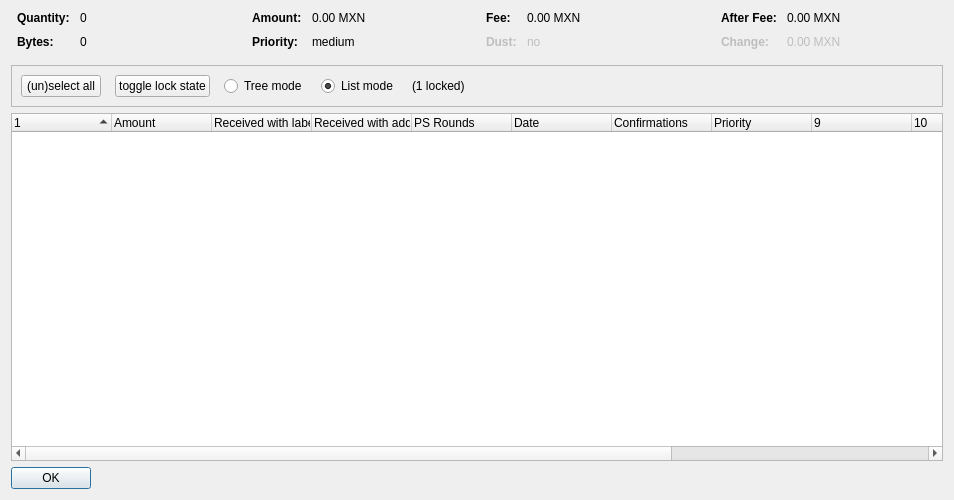
<?xml version="1.0" encoding="UTF-8"?>
<ui version="4.0">
 <class>CoinControlDialog</class>
 <widget class="QDialog" name="CoinControlDialog">
  <property name="geometry">
   <rect>
    <x>0</x>
    <y>0</y>
    <width>954</width>
    <height>500</height>
   </rect>
  </property>
  <property name="windowTitle">
   <string>Coin Selection</string>
  </property>
  <layout class="QVBoxLayout" name="verticalLayout">
   <item>
    <layout class="QHBoxLayout" name="horizontalLayoutTop" stretch="0,0,0,0">
     <property name="topMargin">
      <number>0</number>
     </property>
     <property name="bottomMargin">
      <number>10</number>
     </property>
     <item>
      <layout class="QFormLayout" name="formLayoutCoinControl1">
       <property name="horizontalSpacing">
        <number>10</number>
       </property>
       <property name="verticalSpacing">
        <number>10</number>
       </property>
       <property name="leftMargin">
        <number>6</number>
       </property>
       <property name="rightMargin">
        <number>6</number>
       </property>
       <item row="0" column="0">
        <widget class="QLabel" name="labelCoinControlQuantityText">
         <property name="font">
          <font>
           <weight>75</weight>
           <bold>true</bold>
          </font>
         </property>
         <property name="text">
          <string>Quantity:</string>
         </property>
        </widget>
       </item>
       <item row="0" column="1">
        <widget class="QLabel" name="labelCoinControlQuantity">
         <property name="cursor">
          <cursorShape>IBeamCursor</cursorShape>
         </property>
         <property name="contextMenuPolicy">
          <enum>Qt::ActionsContextMenu</enum>
         </property>
         <property name="text">
          <string notr="true">0</string>
         </property>
         <property name="textInteractionFlags">
          <set>Qt::LinksAccessibleByMouse|Qt::TextSelectableByKeyboard|Qt::TextSelectableByMouse</set>
         </property>
        </widget>
       </item>
       <item row="1" column="0">
        <widget class="QLabel" name="labelCoinControlBytesText">
         <property name="font">
          <font>
           <weight>75</weight>
           <bold>true</bold>
          </font>
         </property>
         <property name="text">
          <string>Bytes:</string>
         </property>
        </widget>
       </item>
       <item row="1" column="1">
        <widget class="QLabel" name="labelCoinControlBytes">
         <property name="cursor">
          <cursorShape>IBeamCursor</cursorShape>
         </property>
         <property name="contextMenuPolicy">
          <enum>Qt::ActionsContextMenu</enum>
         </property>
         <property name="text">
          <string notr="true">0</string>
         </property>
         <property name="textInteractionFlags">
          <set>Qt::LinksAccessibleByMouse|Qt::TextSelectableByKeyboard|Qt::TextSelectableByMouse</set>
         </property>
        </widget>
       </item>
      </layout>
     </item>
     <item>
      <layout class="QFormLayout" name="formLayoutCoinControl2">
       <property name="horizontalSpacing">
        <number>10</number>
       </property>
       <property name="verticalSpacing">
        <number>10</number>
       </property>
       <property name="leftMargin">
        <number>6</number>
       </property>
       <property name="rightMargin">
        <number>6</number>
       </property>
       <item row="0" column="0">
        <widget class="QLabel" name="labelCoinControlAmountText">
         <property name="font">
          <font>
           <weight>75</weight>
           <bold>true</bold>
          </font>
         </property>
         <property name="text">
          <string>Amount:</string>
         </property>
        </widget>
       </item>
       <item row="0" column="1">
        <widget class="QLabel" name="labelCoinControlAmount">
         <property name="cursor">
          <cursorShape>IBeamCursor</cursorShape>
         </property>
         <property name="contextMenuPolicy">
          <enum>Qt::ActionsContextMenu</enum>
         </property>
         <property name="text">
          <string notr="true">0.00 MXN</string>
         </property>
         <property name="textInteractionFlags">
          <set>Qt::LinksAccessibleByMouse|Qt::TextSelectableByKeyboard|Qt::TextSelectableByMouse</set>
         </property>
        </widget>
       </item>
       <item row="1" column="0">
        <widget class="QLabel" name="labelCoinControlPriorityText">
         <property name="font">
          <font>
           <weight>75</weight>
           <bold>true</bold>
          </font>
         </property>
         <property name="text">
          <string>Priority:</string>
         </property>
        </widget>
       </item>
       <item row="1" column="1">
        <widget class="QLabel" name="labelCoinControlPriority">
         <property name="cursor">
          <cursorShape>IBeamCursor</cursorShape>
         </property>
         <property name="contextMenuPolicy">
          <enum>Qt::ActionsContextMenu</enum>
         </property>
         <property name="text">
          <string>medium</string>
         </property>
         <property name="textInteractionFlags">
          <set>Qt::LinksAccessibleByMouse|Qt::TextSelectableByKeyboard|Qt::TextSelectableByMouse</set>
         </property>
        </widget>
       </item>
      </layout>
     </item>
     <item>
      <layout class="QFormLayout" name="formLayoutCoinControl3">
       <property name="horizontalSpacing">
        <number>10</number>
       </property>
       <property name="verticalSpacing">
        <number>10</number>
       </property>
       <property name="leftMargin">
        <number>6</number>
       </property>
       <property name="rightMargin">
        <number>6</number>
       </property>
       <item row="0" column="0">
        <widget class="QLabel" name="labelCoinControlFeeText">
         <property name="font">
          <font>
           <weight>75</weight>
           <bold>true</bold>
          </font>
         </property>
         <property name="text">
          <string>Fee:</string>
         </property>
        </widget>
       </item>
       <item row="0" column="1">
        <widget class="QLabel" name="labelCoinControlFee">
         <property name="cursor">
          <cursorShape>IBeamCursor</cursorShape>
         </property>
         <property name="contextMenuPolicy">
          <enum>Qt::ActionsContextMenu</enum>
         </property>
         <property name="text">
          <string notr="true">0.00 MXN</string>
         </property>
         <property name="textInteractionFlags">
          <set>Qt::LinksAccessibleByMouse|Qt::TextSelectableByKeyboard|Qt::TextSelectableByMouse</set>
         </property>
        </widget>
       </item>
       <item row="1" column="0">
        <widget class="QLabel" name="labelCoinControlLowOutputText">
         <property name="enabled">
          <bool>false</bool>
         </property>
         <property name="font">
          <font>
           <weight>75</weight>
           <bold>true</bold>
          </font>
         </property>
         <property name="text">
          <string>Dust:</string>
         </property>
        </widget>
       </item>
       <item row="1" column="1">
        <widget class="QLabel" name="labelCoinControlLowOutput">
         <property name="enabled">
          <bool>false</bool>
         </property>
         <property name="cursor">
          <cursorShape>IBeamCursor</cursorShape>
         </property>
         <property name="contextMenuPolicy">
          <enum>Qt::ActionsContextMenu</enum>
         </property>
         <property name="text">
          <string>no</string>
         </property>
         <property name="textInteractionFlags">
          <set>Qt::LinksAccessibleByMouse|Qt::TextSelectableByKeyboard|Qt::TextSelectableByMouse</set>
         </property>
        </widget>
       </item>
      </layout>
     </item>
     <item>
      <layout class="QFormLayout" name="formLayoutCoinControl4">
       <property name="horizontalSpacing">
        <number>10</number>
       </property>
       <property name="verticalSpacing">
        <number>10</number>
       </property>
       <property name="leftMargin">
        <number>6</number>
       </property>
       <property name="rightMargin">
        <number>6</number>
       </property>
       <item row="0" column="0">
        <widget class="QLabel" name="labelCoinControlAfterFeeText">
         <property name="font">
          <font>
           <weight>75</weight>
           <bold>true</bold>
          </font>
         </property>
         <property name="text">
          <string>After Fee:</string>
         </property>
        </widget>
       </item>
       <item row="0" column="1">
        <widget class="QLabel" name="labelCoinControlAfterFee">
         <property name="cursor">
          <cursorShape>IBeamCursor</cursorShape>
         </property>
         <property name="contextMenuPolicy">
          <enum>Qt::ActionsContextMenu</enum>
         </property>
         <property name="text">
          <string notr="true">0.00 MXN</string>
         </property>
         <property name="textInteractionFlags">
          <set>Qt::LinksAccessibleByMouse|Qt::TextSelectableByKeyboard|Qt::TextSelectableByMouse</set>
         </property>
        </widget>
       </item>
       <item row="1" column="0">
        <widget class="QLabel" name="labelCoinControlChangeText">
         <property name="enabled">
          <bool>false</bool>
         </property>
         <property name="font">
          <font>
           <weight>75</weight>
           <bold>true</bold>
          </font>
         </property>
         <property name="text">
          <string>Change:</string>
         </property>
        </widget>
       </item>
       <item row="1" column="1">
        <widget class="QLabel" name="labelCoinControlChange">
         <property name="enabled">
          <bool>false</bool>
         </property>
         <property name="cursor">
          <cursorShape>IBeamCursor</cursorShape>
         </property>
         <property name="contextMenuPolicy">
          <enum>Qt::ActionsContextMenu</enum>
         </property>
         <property name="text">
          <string notr="true">0.00 MXN</string>
         </property>
         <property name="textInteractionFlags">
          <set>Qt::LinksAccessibleByMouse|Qt::TextSelectableByKeyboard|Qt::TextSelectableByMouse</set>
         </property>
        </widget>
       </item>
      </layout>
     </item>
    </layout>
   </item>
   <item>
    <widget class="QFrame" name="frame">
     <property name="minimumSize">
      <size>
       <width>0</width>
       <height>40</height>
      </size>
     </property>
     <property name="frameShape">
      <enum>QFrame::StyledPanel</enum>
     </property>
     <property name="frameShadow">
      <enum>QFrame::Sunken</enum>
     </property>
     <layout class="QHBoxLayout" name="horizontalLayout">
      <item>
       <layout class="QHBoxLayout" name="horizontalLayoutPanel" stretch="0,0,0,0,0,0">
        <property name="spacing">
         <number>14</number>
        </property>
        <item>
         <widget class="QPushButton" name="pushButtonSelectAll">
          <property name="sizePolicy">
           <sizepolicy hsizetype="Maximum" vsizetype="Fixed">
            <horstretch>0</horstretch>
            <verstretch>0</verstretch>
           </sizepolicy>
          </property>
          <property name="text">
           <string>(un)select all</string>
          </property>
          <property name="autoDefault">
           <bool>false</bool>
          </property>
         </widget>
        </item>
        <item>
         <widget class="QPushButton" name="pushButtonToggleLock">
          <property name="sizePolicy">
           <sizepolicy hsizetype="Maximum" vsizetype="Fixed">
            <horstretch>0</horstretch>
            <verstretch>0</verstretch>
           </sizepolicy>
          </property>
          <property name="text">
           <string>toggle lock state</string>
          </property>
          <property name="autoDefault">
           <bool>false</bool>
          </property>
         </widget>
        </item>
        <item>
         <widget class="QRadioButton" name="radioTreeMode">
          <property name="sizePolicy">
           <sizepolicy hsizetype="Maximum" vsizetype="Fixed">
            <horstretch>0</horstretch>
            <verstretch>0</verstretch>
           </sizepolicy>
          </property>
          <property name="text">
           <string>Tree mode</string>
          </property>
         </widget>
        </item>
        <item>
         <widget class="QRadioButton" name="radioListMode">
          <property name="sizePolicy">
           <sizepolicy hsizetype="Maximum" vsizetype="Fixed">
            <horstretch>0</horstretch>
            <verstretch>0</verstretch>
           </sizepolicy>
          </property>
          <property name="text">
           <string>List mode</string>
          </property>
          <property name="checked">
           <bool>true</bool>
          </property>
         </widget>
        </item>
        <item>
         <widget class="QLabel" name="labelLocked">
          <property name="text">
           <string>(1 locked)</string>
          </property>
         </widget>
        </item>
        <item>
         <spacer name="horizontalSpacer">
          <property name="orientation">
           <enum>Qt::Horizontal</enum>
          </property>
          <property name="sizeHint" stdset="0">
           <size>
            <width>40</width>
            <height>20</height>
           </size>
          </property>
         </spacer>
        </item>
       </layout>
      </item>
     </layout>
    </widget>
   </item>
   <item>
    <widget class="CoinControlTreeWidget" name="treeWidget">
     <property name="contextMenuPolicy">
      <enum>Qt::CustomContextMenu</enum>
     </property>
     <property name="sortingEnabled">
      <bool>false</bool>
     </property>
     <property name="columnCount">
      <number>13</number>
     </property>
     <attribute name="headerShowSortIndicator" stdset="0">
      <bool>true</bool>
     </attribute>
     <attribute name="headerStretchLastSection">
      <bool>false</bool>
     </attribute>
     <column>
      <property name="text">
       <string/>
      </property>
     </column>
     <column>
      <property name="text">
       <string>Amount</string>
      </property>
     </column>
     <column>
      <property name="text">
       <string>Received with label</string>
      </property>
     </column>
     <column>
      <property name="text">
       <string>Received with address</string>
      </property>
     </column>
     <column>
      <property name="text">
       <string>PS Rounds</string>
      </property>
     </column>
     <column>
      <property name="text">
       <string>Date</string>
      </property>
     </column>
     <column>
      <property name="text">
       <string>Confirmations</string>
      </property>
      <property name="toolTip">
       <string>Confirmed</string>
      </property>
     </column>
     <column>
      <property name="text">
       <string>Priority</string>
      </property>
     </column>
     <column>
      <property name="text">
       <string/>
      </property>
     </column>
     <column>
      <property name="text">
       <string/>
      </property>
     </column>
     <column>
      <property name="text">
       <string/>
      </property>
     </column>
     <column>
      <property name="text">
       <string/>
      </property>
     </column>
     <column>
      <property name="text">
       <string/>
      </property>
     </column>
    </widget>
   </item>
   <item>
    <widget class="QDialogButtonBox" name="buttonBox">
     <property name="sizePolicy">
      <sizepolicy hsizetype="Maximum" vsizetype="Fixed">
       <horstretch>0</horstretch>
       <verstretch>0</verstretch>
      </sizepolicy>
     </property>
     <property name="orientation">
      <enum>Qt::Horizontal</enum>
     </property>
     <property name="standardButtons">
      <set>QDialogButtonBox::Ok</set>
     </property>
    </widget>
   </item>
  </layout>
 </widget>
 <customwidgets>
  <customwidget>
   <class>CoinControlTreeWidget</class>
   <extends>QTreeWidget</extends>
   <header>coincontroltreewidget.h</header>
  </customwidget>
 </customwidgets>
 <resources/>
 <connections/>
</ui>
